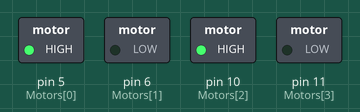
Simulated run of this sketch. Board: Arduino Uno, built with avr-gcc and run on an emulated ATmega328P. Shown: switched loads named in the sketch (green lamp = pin HIGH).

Above: at 2.7 s.
At 7.7 s:
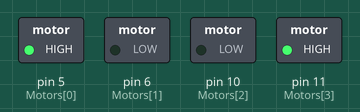
At 10.2 s:
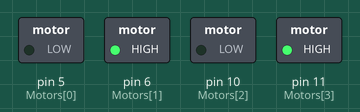
At 14.0 s:
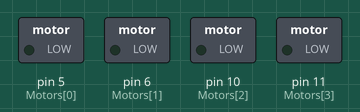
Timing chart, 0 to 15.0 s (numbered marks = the images above):
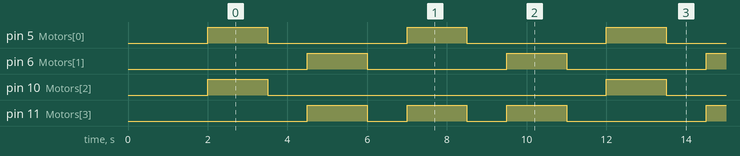

The sketch:

Robot_Movement_Check.ino
```cpp
/*
 * This program is for testing the movement of the robot
 * The robot must move Forward, then backward, then rotate to the left, then rotate to the right
 * If the robot behaves as described previousely then all the connections are good
 */

int Motors[]={5,6,10,11}; //Array named Motors holding the 4 pins that will control the robot movement
                          //Pins 5 and 6 are for the left motors.
                          //Pins 10 and 11 are for the right motors.


void setup() {
for(int i=0;i<4;i++)//for loop that will iterate 4 times holding at each iteration a different value for i{0,1,2,3}
  {
    pinMode(Motors[i],OUTPUT);
  }
  delay(2000);//a short delay to set the robot for moving
}

void loop() {
  MoveForward(255,255);   //Feel free to change the parameters to any value between 0-255
delay(1500);              //a short delay to observe the robot moving forward
Stop();                   //after accomplishing the previous function, stop for 1 second
delay(1000);

  MoveBackward(255,255);  //Feel free to change the parameters to any value between 0-255
delay(1500);
Stop();
delay(1000);

  TurnLeft(255,255);      //Feel free to change the parameters to any value between 0-255
delay(1500);
Stop();
delay(1000);

  TurnRight(255,255);     //Feel free to change the parameters to any value between 0-255
delay(1500);
Stop();
delay(1000);
}

void MoveForward(int LeftSpeed, int RightSpeed)
{
  analogWrite(Motors[0], LeftSpeed);
  analogWrite(Motors[1], LOW);
  analogWrite(Motors[2], RightSpeed);
  analogWrite(Motors[3], LOW);
}


void MoveBackward(int LeftSpeed, int RightSpeed)
{
  analogWrite(Motors[0], LOW);
  analogWrite(Motors[1], LeftSpeed);
  analogWrite(Motors[2], LOW);
  analogWrite(Motors[3], RightSpeed);
}

void TurnLeft(int LeftSpeed, int RightSpeed)
{
  analogWrite(Motors[0], LeftSpeed);
  analogWrite(Motors[1], LOW);
  analogWrite(Motors[2], LOW);
  analogWrite(Motors[3], RightSpeed);
}

void TurnRight(int LeftSpeed, int RightSpeed)
{
  analogWrite(Motors[0], LOW);
  analogWrite(Motors[1], LeftSpeed);
  analogWrite(Motors[2], LOW);
  analogWrite(Motors[3], RightSpeed);
}
void Stop()
{
  analogWrite(Motors[0], LOW);
  analogWrite(Motors[1], LOW);
  analogWrite(Motors[2], LOW);
  analogWrite(Motors[3], LOW);
}
```

Measured:
- by itself, pin 5 (Motors[0]), pin 6 (Motors[1]): alternates HIGH for 1.5 s and LOW for 3.5 s
- by itself, pin 10 (Motors[2]): alternates HIGH for 1.5 s and LOW for 8.5 s
- by itself, pin 11 (Motors[3]): repeats every 10.0 s: 2 × (LOW 1.0 s, HIGH 1.5 s), LOW 3.5 s, HIGH 1.5 s
